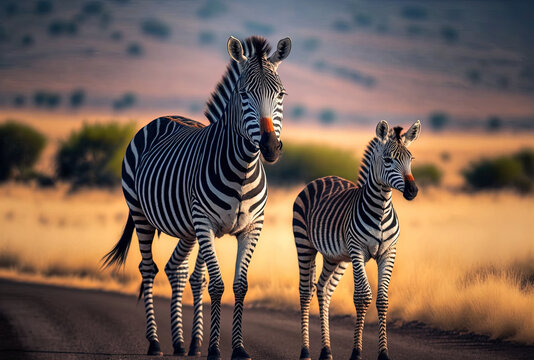
#> input picture Tests/Images/image1.jpg, 534 x 360 px
$ python -i image_processing.py   (imports and definitions only)
#> lines starting #> are read from the running program, lines starting #| are printed output that depends on the picture; after the words box and inside, x2 and y2 are one past the last pixel; in counts of white or black regions, pixels touching at a corner belong together
#> further down, picture is the input picture: shape (360, 534, 3); mean B, G, R 84.1, 97.1, 118.6
import cv2
import numpy as np
from rembg import remove
# import easyocr


# [5 lines left out: function edge_detection, not called in this run]


def corner_detection(image):
    """Return the image with the corners/interest points highlighted."""
    # Convert the image to grayscale
    gray = cv2.cvtColor(image, cv2.COLOR_BGR2GRAY)
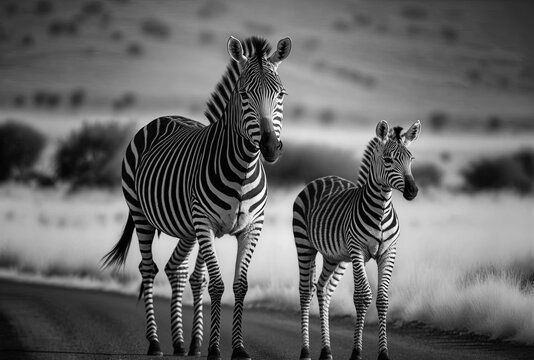
#> gray: shape (360, 534); min 0, max 254, mean 102.1

    # Detect corners using Harris Corner Detection
    dst = cv2.cornerHarris(gray, blockSize=2, ksize=3, k=0.04)
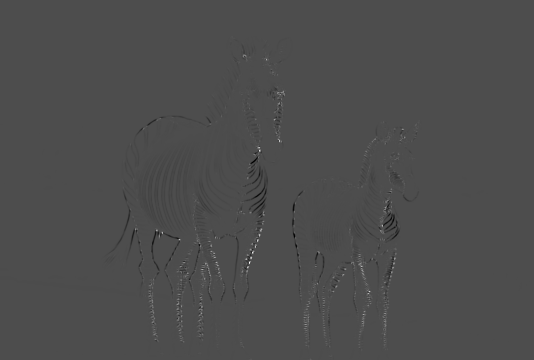
#> dst: shape (360, 534) float32; min -0.0118, max 0.0272, mean -2.27e-05; drawn with min black and max white

    # Threshold to highlight corners
    dst = cv2.dilate(dst, None)
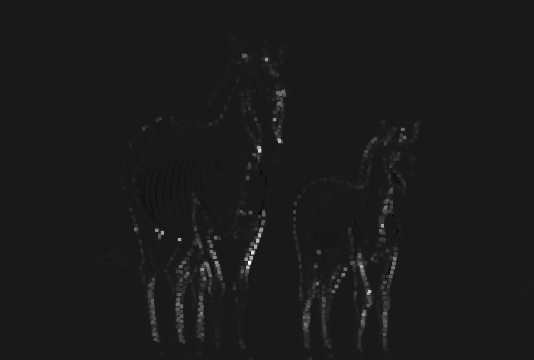
#> dst: shape (360, 534) float32; min -0.00305, max 0.0272, mean 0.000187; drawn with min black and max white
    image[dst > 0.01 * dst.max()] = [0, 0, 255]  # Highlight corners in red
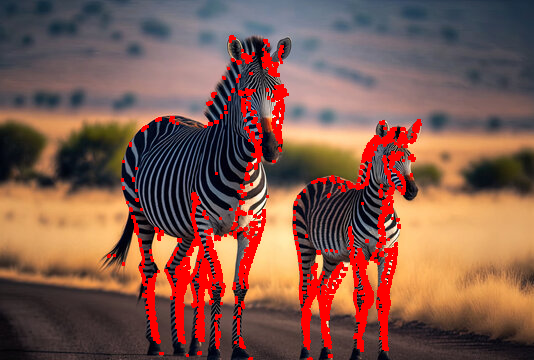
#> image: shape (360, 534, 3); 7.77% of pixels changed, all inside (x1, y1, x2, y2) = (107, 35, 422, 360)

    return image


# [106 lines left out: functions gaussian_blur, median_blur, fourier_transform, contrast_enhancement, background_removal, invert_image and 1 more, not called in this run]

>>> import cv2
>>> picture = cv2.imread('../Tests/Images/image1.jpg')
>>> result = corner_detection(picture)
